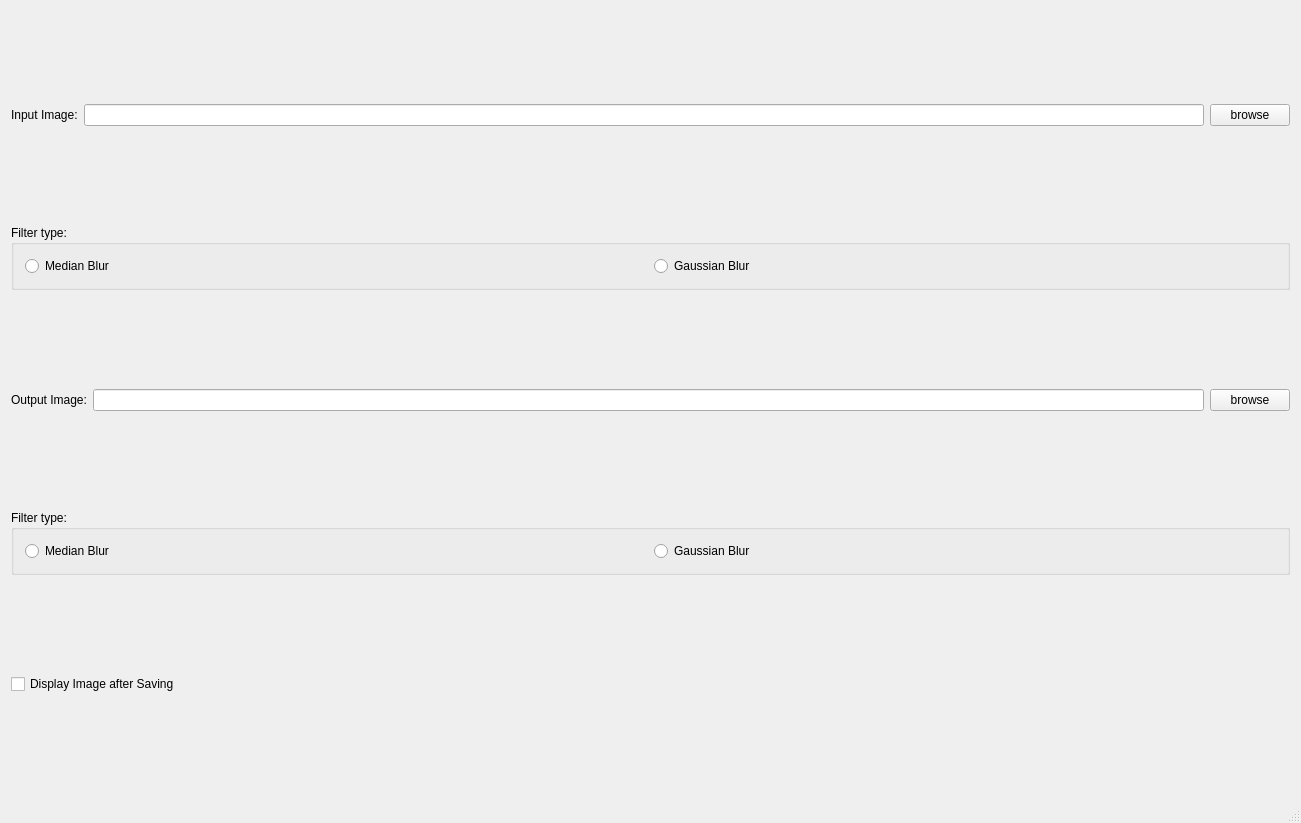
<?xml version="1.0" encoding="UTF-8"?>
<ui version="4.0">
 <class>MainWindow</class>
 <widget class="QMainWindow" name="MainWindow">
  <property name="geometry">
   <rect>
    <x>0</x>
    <y>0</y>
    <width>1301</width>
    <height>823</height>
   </rect>
  </property>
  <property name="windowTitle">
   <string>MainWindow</string>
  </property>
  <widget class="QWidget" name="centralWidget">
   <layout class="QVBoxLayout" name="verticalLayout">
    <item>
     <layout class="QHBoxLayout" name="horizontalLayout">
      <item>
       <widget class="QLabel" name="label_5">
        <property name="text">
         <string>Input Image:</string>
        </property>
       </widget>
      </item>
      <item>
       <widget class="QLineEdit" name="lineEdit_3"/>
      </item>
      <item>
       <widget class="QPushButton" name="pushButton_3">
        <property name="text">
         <string>browse</string>
        </property>
       </widget>
      </item>
     </layout>
    </item>
    <item>
     <widget class="QGroupBox" name="groupBox">
      <property name="sizePolicy">
       <sizepolicy hsizetype="Minimum" vsizetype="Fixed">
        <horstretch>0</horstretch>
        <verstretch>0</verstretch>
       </sizepolicy>
      </property>
      <property name="title">
       <string>Filter type:</string>
      </property>
      <layout class="QHBoxLayout" name="horizontalLayout_5">
       <item>
        <widget class="QRadioButton" name="radioButton_5">
         <property name="text">
          <string>Median Blur</string>
         </property>
        </widget>
       </item>
       <item>
        <widget class="QRadioButton" name="radioButton_6">
         <property name="text">
          <string>Gaussian Blur</string>
         </property>
        </widget>
       </item>
      </layout>
      <zorder>radioButton_5</zorder>
      <zorder>radioButton_6</zorder>
      <zorder>label_5</zorder>
     </widget>
    </item>
    <item>
     <layout class="QHBoxLayout" name="horizontalLayout_4">
      <item>
       <widget class="QLabel" name="label_7">
        <property name="text">
         <string>Output Image:</string>
        </property>
       </widget>
      </item>
      <item>
       <widget class="QLineEdit" name="lineEdit_4"/>
      </item>
      <item>
       <widget class="QPushButton" name="pushButton_4">
        <property name="text">
         <string>browse</string>
        </property>
       </widget>
      </item>
     </layout>
    </item>
    <item>
     <widget class="QGroupBox" name="groupBox_2">
      <property name="sizePolicy">
       <sizepolicy hsizetype="Minimum" vsizetype="Fixed">
        <horstretch>0</horstretch>
        <verstretch>0</verstretch>
       </sizepolicy>
      </property>
      <property name="title">
       <string>Filter type:</string>
      </property>
      <layout class="QHBoxLayout" name="horizontalLayout_2">
       <item>
        <widget class="QRadioButton" name="radioButton_7">
         <property name="text">
          <string>Median Blur</string>
         </property>
        </widget>
       </item>
       <item>
        <widget class="QRadioButton" name="radioButton_8">
         <property name="text">
          <string>Gaussian Blur</string>
         </property>
        </widget>
       </item>
      </layout>
     </widget>
    </item>
    <item>
     <widget class="QCheckBox" name="checkBox">
      <property name="text">
       <string>Display Image after Saving</string>
      </property>
     </widget>
    </item>
   </layout>
  </widget>
  <widget class="QStatusBar" name="statusBar"/>
 </widget>
 <layoutdefault spacing="6" margin="11"/>
 <resources/>
 <connections/>
</ui>
